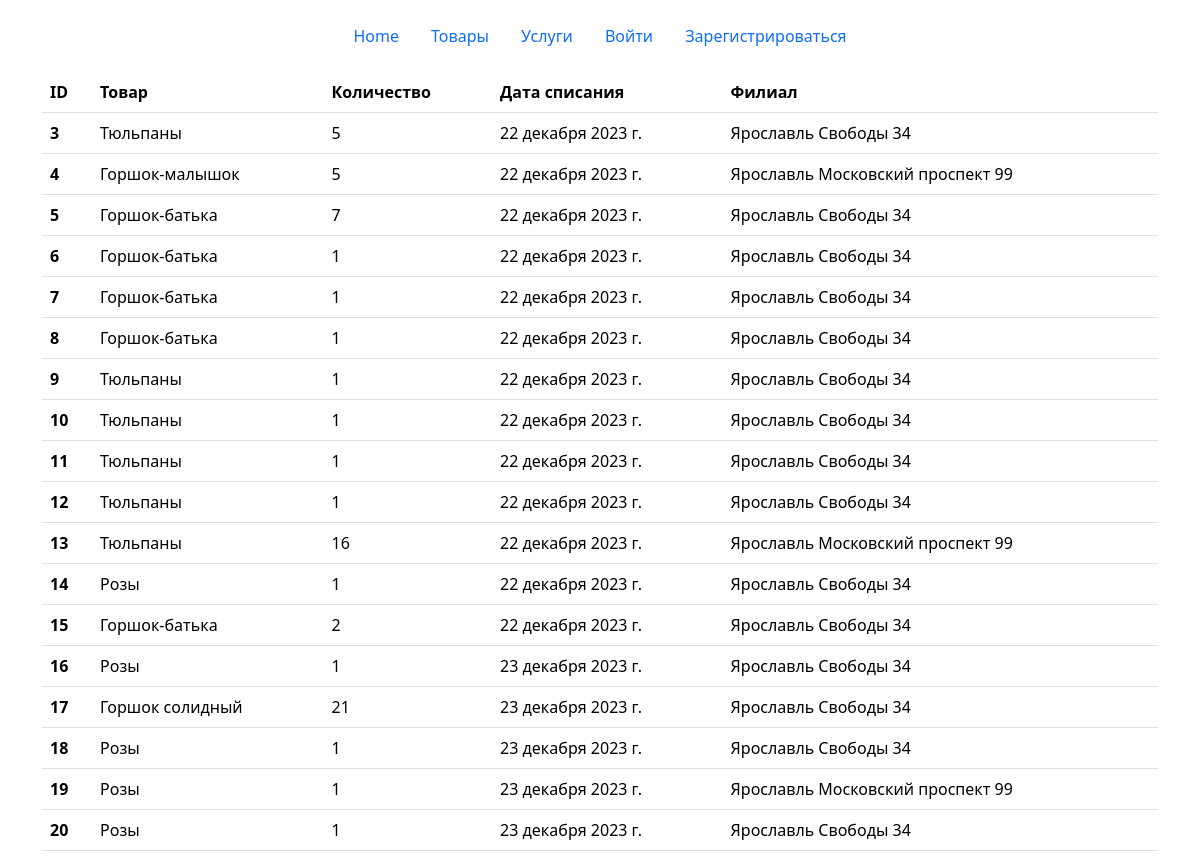
Before: /all_write_offs/ with the older database file.
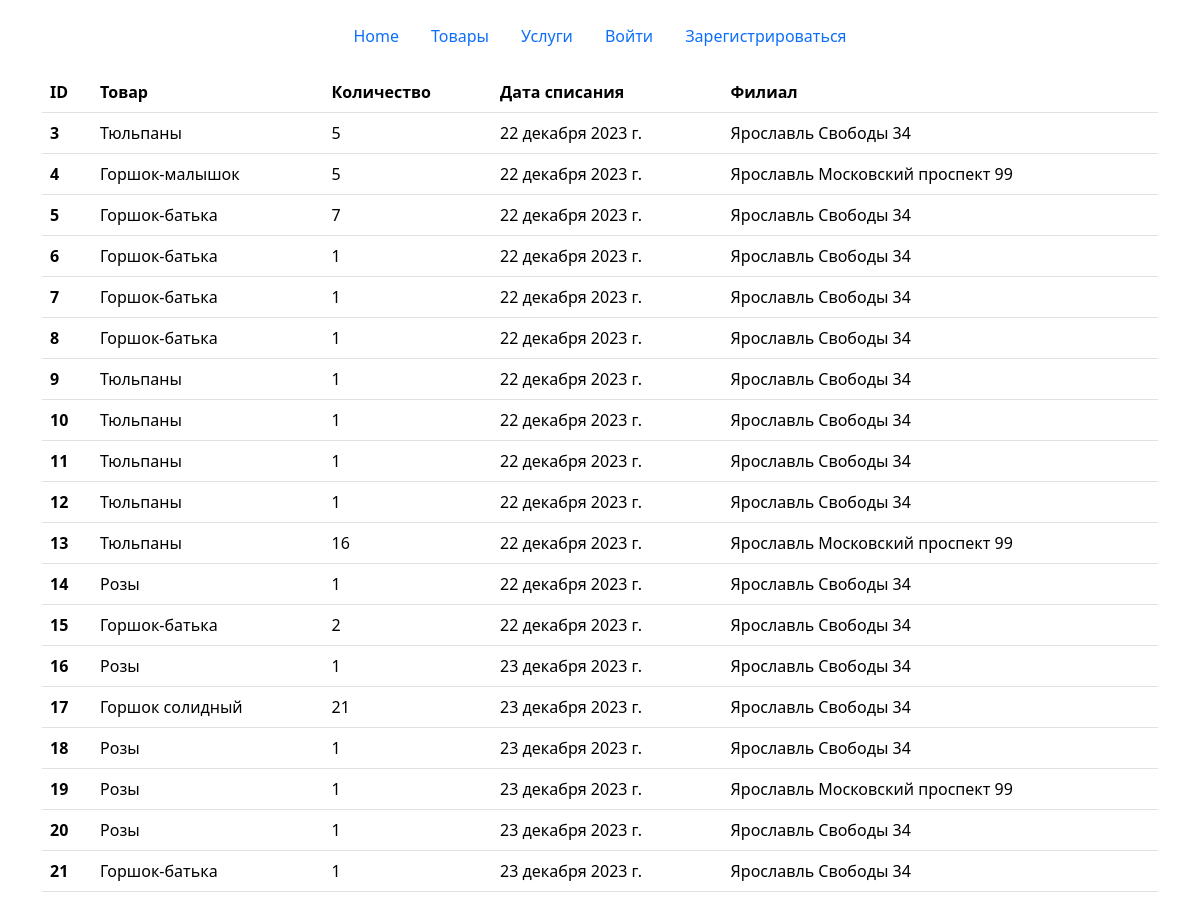
After: the same page with the newer database file.
### main/models.py (models this page shows, shortened)
class Write_offs(models.Model):
    product = models.ForeignKey(Products, on_delete=models.CASCADE, verbose_name='Продукт', blank=True, null=True)
    filial = models.ForeignKey(Filials, on_delete=models.CASCADE, verbose_name='Филиал', blank=True, null=True)
    date = models.DateField(verbose_name='Дата', blank=True, null=True)
    quantity = models.IntegerField(verbose_name='Количество', blank=True, null=True)
    class Meta:
        verbose_name = 'Списание'
        verbose_name_plural = 'Списания'

class Products(models.Model):
    name = models.CharField(max_length=50, verbose_name='Название', blank=True, null=True)
    type_product = models.ForeignKey(Types_products, on_delete=models.CASCADE, verbose_name='Тип продукта', blank=True,
                                     null=True)
    cost = models.FloatField(verbose_name='Стоимость', blank=True, null=True)
    photo = models.ImageField(upload_to='products', verbose_name='Фото', blank=True, null=True)
    stock_balance = models.IntegerField(verbose_name='Остаток на складе', blank=True, null=True)
    sheif_life = models.IntegerField(verbose_name='Срок годности', blank=True, null=True)
    def __str__(self):
        return f'{self.name}'
    class Meta:
        verbose_name = 'Товар'
        verbose_name_plural = 'Товары'

class Filials(models.Model):
    city = models.CharField(max_length=50, verbose_name='Город', blank=True, null=True)
    street = models.CharField(max_length=50, verbose_name='Улица', blank=True, null=True)
    house = models.CharField(max_length=50, verbose_name='Дом', blank=True, null=True)
    email = models.CharField(max_length=50, verbose_name='Email', blank=True, null=True)
    phone = models.CharField(max_length=50, verbose_name='Телефон', blank=True, null=True)
    def __str__(self):
        return f'{self.city} {self.street} {self.house}'
    class Meta:
        verbose_name = 'Филиал'
        verbose_name_plural = 'Филиалы'

### main/views.py (the view)
# urls.py: path('all_write_offs/', views.all_write_offs, name='all_write_offs'),
def all_write_offs(request):
    write_offs = Write_offs.objects.all()
    return render(request, 'write_offs.html', {'write_offs': write_offs})

### templates/write_offs.html
{% extends 'navbar.html' %}
{% block content %}
    <div class="container">
        <table class="table">
            <thead>
            <tr>
                <th scope="col">ID</th>
                <th scope="col">Товар</th>
                <th scope="col">Количество</th>
                <th scope="col">Дата списания</th>
                <th scope="col">Филиал</th>
            </tr>
            </thead>
            <tbody>
            {% for w in write_offs %}
                <tr>
                <th scope="row">{{ w.id }}</th>
                <td>{{ w.product }}</td>
                <td>{{ w.quantity }}</td>
                <td>{{ w.date }}</td>
                <td>{{ w.filial }}</td>
            {% endfor %}
            </tbody>
        </table>
    </div>
{% endblock %}

Changed rows visible on the page:
added Write_offs: id "21", product "Горшок-батька", quantity "1", date "23 декабря 2023 г.", filial "Ярославль Свободы 34"
